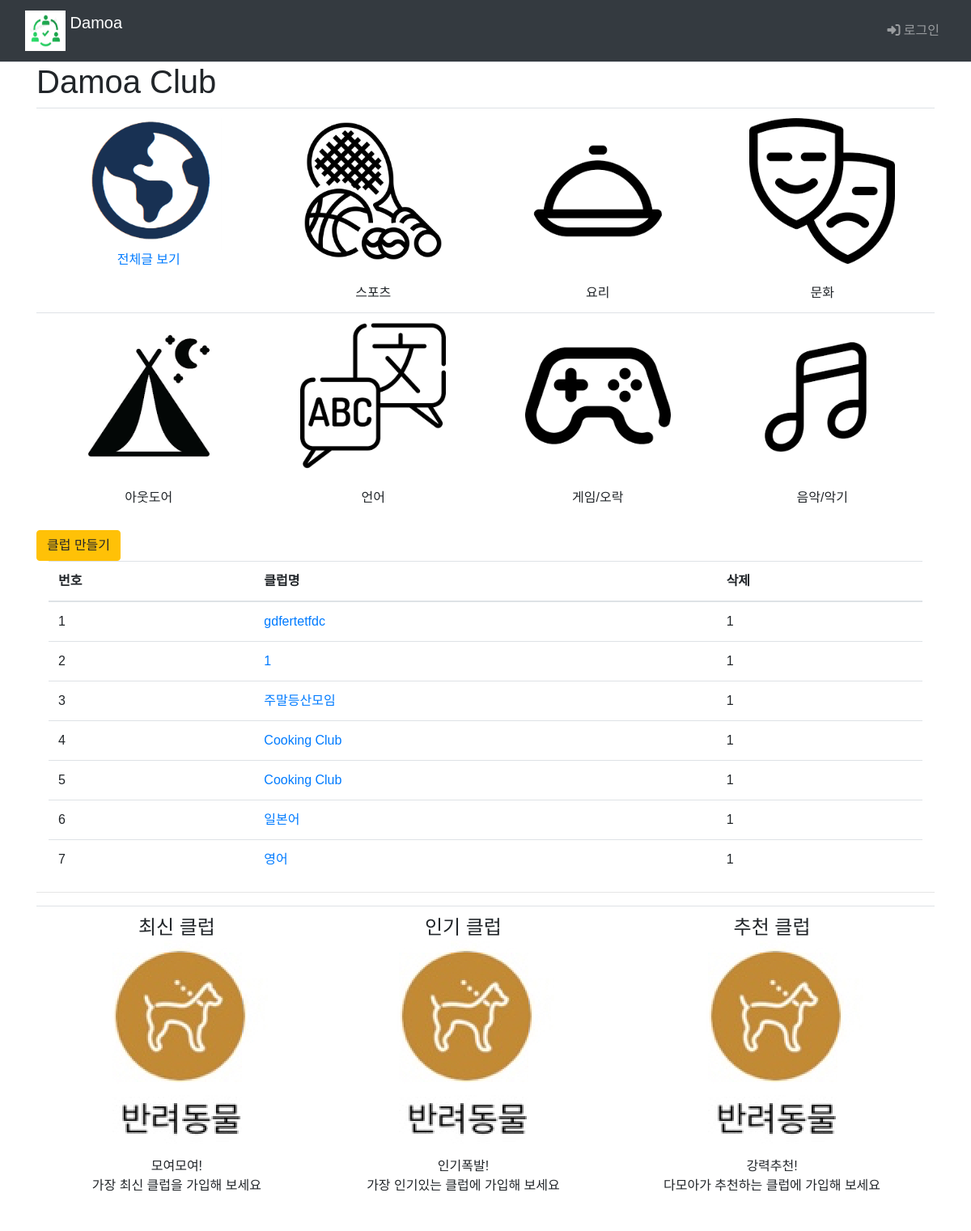
Before: /main/ with the older database file.
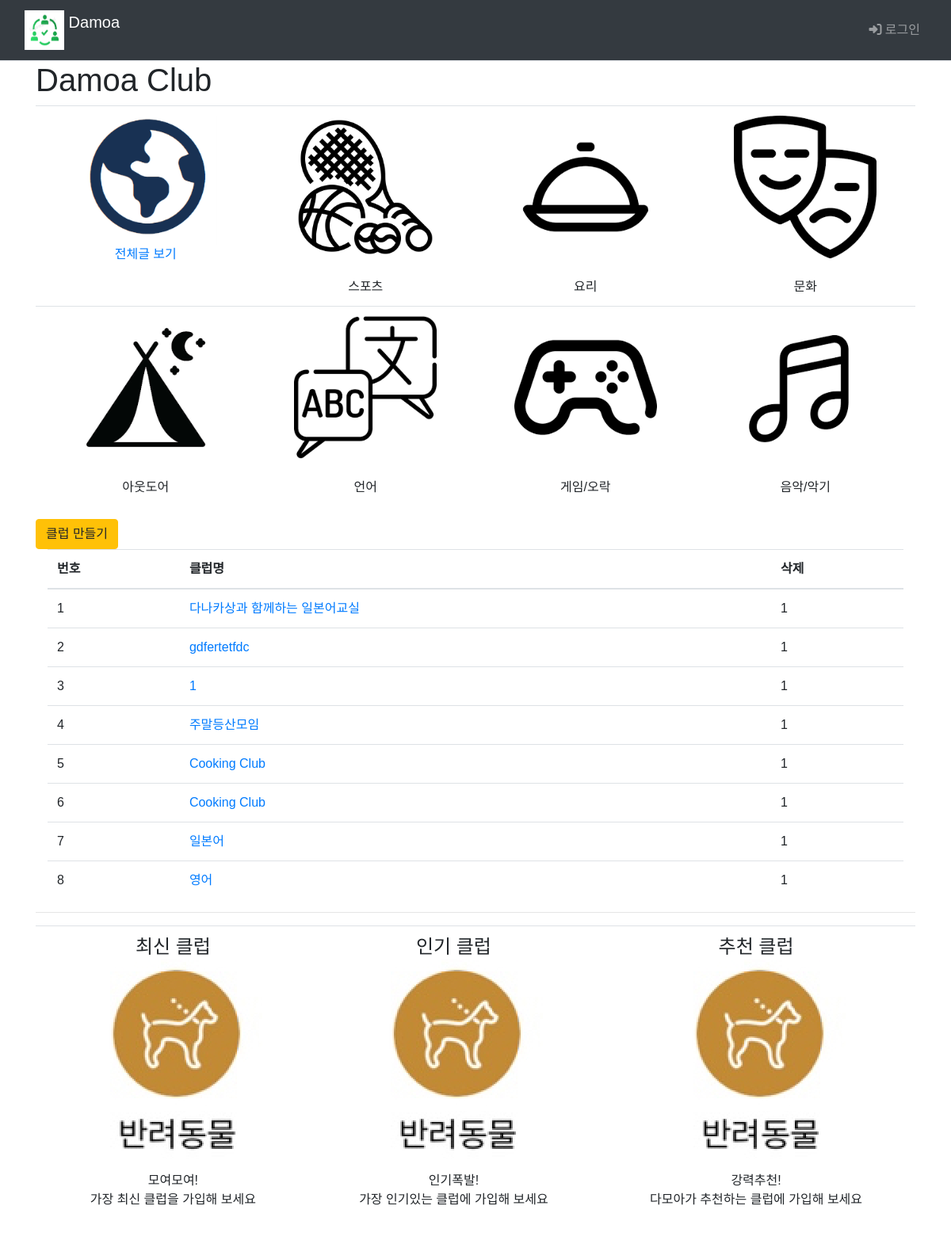
After: the same page with the newer database file.
### main/models.py (models this page shows, shortened)
class Club(models.Model):
    class category(models.TextChoices):
        from django.utils.translation import gettext_lazy as _
        COOK = 'CK', _('Cook')
        CULTURE = 'CT', _('Culture')
        GAME = 'GA', _('Game')
        LANGUAGE = 'LA', _('Language')
        MUSIC = 'MU', _('Music')
        OUTDOOR = 'OD', _('Outdoor')
        SPORTS = 'SP', _('Sports')
    category = models.CharField(
        max_length=10,
        choices = category.choices,
        null=True
    )
    name=models.TextField('클럽이름')
    author = models.ForeignKey(settings.AUTH_USER_MODEL, on_delete=models.CASCADE, default=1, null=True, related_name='author_club')

### main/views.py (the view)
# urls.py: path("", include('main.urls')),  # / 페이지에 해당하는 urlpatterns
def main(request):
    club_list=Club.objects.order_by('-id')
    context={'club_list':club_list}
    return render(request, 'main/main.html', context)

### templates/main/main.html (shortened to what the changed rows need)
{% extends 'base.html' %}
{% load static %}
{% block content %}
  <div class="container">
    <h1>Damoa Club</h1>
    <div>
      <div class="container">
        <table class="table">
          <thead>
            <tr class="thead-blue">
              <th>번호</th>
              <th>클럽명</th>
              <th>삭제</th>
            </tr>
          </thead>
          <tbody>
            {% if club_list %}
              {% for club in club_list %}
                <tr>
                  <td>{{forloop.counter}}</td>
                  <td>
                    <a href="#">{{club.name}}</a>
                  </td>
                  <td>
                    {% if request.user == club.author %}
                      <a href="#" class="delete btn btn-sm btn-outline-secondary" data-uri="{% url 'main:club_delete' club.id %}">삭제</a>
                      {%else%}
                      1
                    {% endif %}
                  </td>
                </tr>
              {% endfor %}
            {% else %}
              <tr>
                게시글이 없습니다.
              </tr>
            {% endif %}
          </tbody>
        </table>
      </div>
    </div>
  {% endblock %}

Changed rows visible on the page:
added Club: name "다나카상과 함께하는 일본어교실", shows "1"
